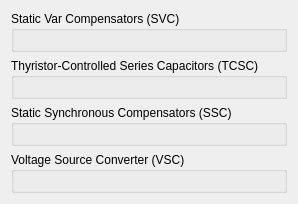
           <widget class="QWidget" name="tab_11">
            <attribute name="title">
             <string>FACTS</string>
            </attribute>
            <layout class="QVBoxLayout" name="verticalLayout_11">
             <item>
              <widget class="QGroupBox" name="groupBox_11">
               <property name="title">
                <string>Static Var Compensators (SVC)</string>
               </property>
               <layout class="QHBoxLayout" name="horizontalLayout_45">
                <item>
                 <layout class="QVBoxLayout" name="layout_svc"/>
                </item>
               </layout>
              </widget>
             </item>
             <item>
              <widget class="QGroupBox" name="groupBox_12">
               <property name="title">
                <string>Thyristor-Controlled Series Capacitors (TCSC)</string>
               </property>
               <layout class="QHBoxLayout" name="horizontalLayout_44">
                <item>
                 <layout class="QVBoxLayout" name="layout_tcsc"/>
                </item>
               </layout>
              </widget>
             </item>
             <item>
              <widget class="QGroupBox" name="groupBox_17">
               <property name="title">
                <string>Static Synchronous Compensators (SSC)</string>
               </property>
               <layout class="QHBoxLayout" name="horizontalLayout_43">
                <item>
                 <layout class="QVBoxLayout" name="layout_ssc"/>
                </item>
               </layout>
              </widget>
             </item>
             <item>
              <widget class="QGroupBox" name="groupBox_16">
               <property name="title">
                <string>Voltage Source Converter (VSC)</string>
               </property>
               <layout class="QHBoxLayout" name="horizontalLayout_42">
                <item>
                 <layout class="QVBoxLayout" name="layout_vsc"/>
                </item>
               </layout>
              </widget>
             </item>
            </layout>
           </widget>
